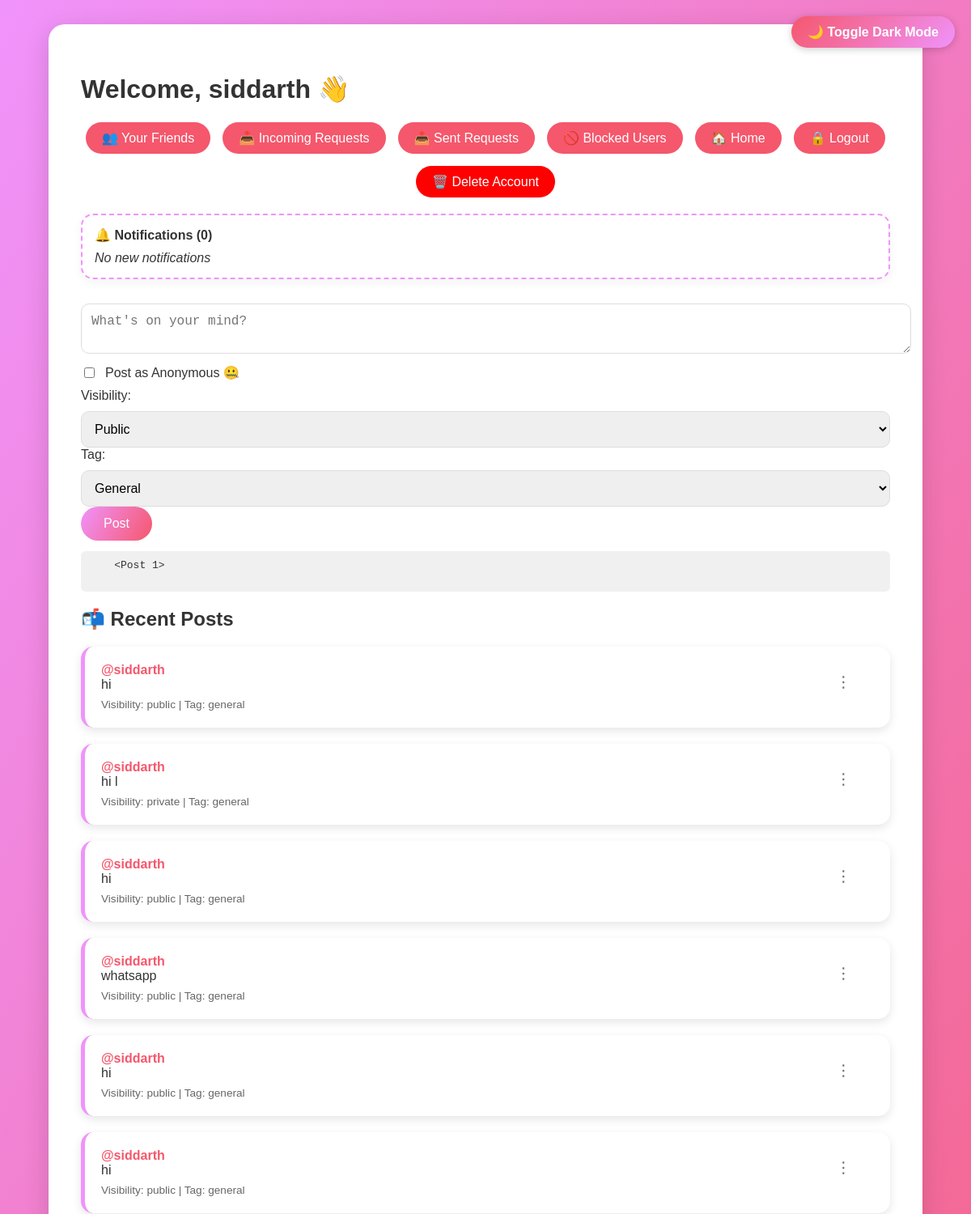
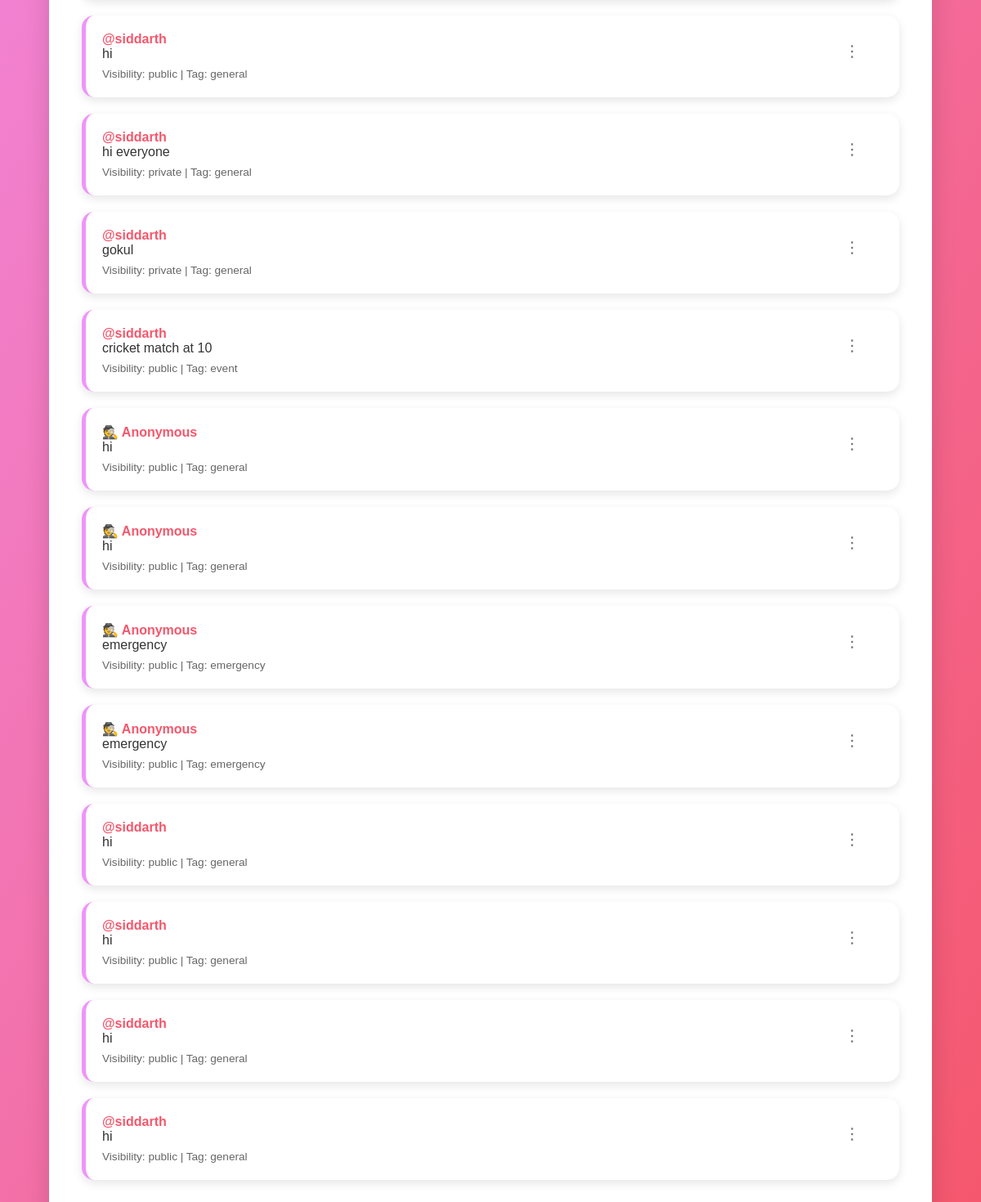
/inner_home (signed in), run on the app's committed database (2 pictures, top to bottom).
### app.py (models this page shows)
class User(db.Model):
    id = db.Column(db.Integer, primary_key=True)
    username = db.Column(db.String(20), unique=True, nullable=False)
    email = db.Column(db.String(120), unique=True, nullable=False)
    password = db.Column(db.String(60), nullable=False)
    latitude = db.Column(db.Float, default=12.9716)
    longitude = db.Column(db.Float, default=77.5946)
    mute_messages = db.Column(db.Boolean, default=False)
    mute_posts = db.Column(db.Boolean, default=False)
    mute_requests = db.Column(db.Boolean, default=False)

class Post(db.Model):
    id = db.Column(db.Integer, primary_key=True)
    content = db.Column(db.Text, nullable=False)
    username = db.Column(db.String(100), nullable=False)
    user_id = db.Column(db.Integer, db.ForeignKey('user.id'), nullable=False)
    visibility = db.Column(db.String(10), nullable=False, default='public')
    friend_ids = db.Column(db.Text, default='[]')
    tag = db.Column(db.String(50), default='general')
    is_anonymous = db.Column(db.Boolean, default=False)

### app.py (the view)
@app.route('/inner_home', methods=['GET'])
def inner_home():
    if 'user_id' not in session:
        flash('Please log in to access this page.', 'danger')
        return redirect(url_for('login'))
    user = db.session.get(User, session['user_id'])
    lat = float(request.args.get('lat', user.latitude))
    lon = float(request.args.get('lon', user.longitude))
    user.latitude = lat
    user.longitude = lon
    db.session.commit()
    blocked_usernames = session.get('blocked_users', [])
    all_posts = Post.query.all()
    visible_posts = []
    for post in all_posts:
        post_user = db.session.get(User, post.user_id)
        if post.username in blocked_usernames:
            continue
        if post.visibility == 'public':
            if within_10km(lat, lon, post_user.latitude, post_user.longitude):
                visible_posts.append(post)
        elif post.visibility == 'private':
            allowed_friends = json.loads(post.friend_ids)
            if user.id == post.user_id or user.id in allowed_friends:
                visible_posts.append(post)
    friend_links = Friend.query.filter_by(user_id=user.id).all()
    friend_ids = [f.friend_id for f in friend_links]
    received_requests = FriendRequest.query.filter_by(receiver_id=user.id, status='pending').all()
    sent_requests = FriendRequest.query.filter_by(sender_id=user.id, status='pending').all()
    confirmed_friends = User.query.filter(User.id.in_(friend_ids)).all()
    excluded_ids = (
            friend_ids +
            [r.receiver_id for r in sent_requests if r.status == 'pending'] +
            [r.sender_id for r in received_requests if r.status == 'pending']
    )
    all_users = User.query.filter(User.id != user.id, ~User.id.in_(excluded_ids)).all()
    sent_receiver_map = {u.id: u for u in User.query.filter(User.id.in_([r.receiver_id for r in sent_requests])).all()}
    print("🚨 DEBUG: Number of posts being passed to template =", len(visible_posts))
    return render_template(
        'inner_home.html',
        posts=visible_posts,
        username=user.username,
        friends=all_users,
        friend_requests=received_requests,
        sent_requests=sent_requests,
        confirmed_friends=confirmed_friends,
        users={u.id: u for u in User.query.all()},
        sent_users=sent_receiver_map,
        blocked_usernames=blocked_usernames
    )

### app.py (called while the page is built)
def within_10km(lat1, lon1, lat2, lon2):
    R = 6371
    dlat = radians(lat2 - lat1)
    dlon = radians(lon2 - lon1)
    a = sin(dlat/2)**2 + cos(radians(lat1)) * cos(radians(lat2)) * sin(dlon/2)**2
    c = 2 * asin(sqrt(a))
    return R * c <= 10

### templates/inner_home.html (shortened to what this page needs)
<!DOCTYPE html>
<html lang="en">
<head>
</head>
<body>
<button class="toggle-btn" onclick="toggleDarkMode()">
    <span id="theme-icon">🌙</span> Toggle Dark Mode
</button>
<div class="container">
    <h1>Welcome, {{ username }} 👋</h1>
    <div class="nav-links">
        <a href="/friends">👥 Your Friends</a>
        <a href="/friend_requests">📥 Incoming Requests</a>
        <a href="/sent_requests">📤 Sent Requests</a>
        <a href="/blocked_users">🚫 Blocked Users</a>
        <a href="/home">🏠 Home</a>
        <a href="/logout">🔒 Logout</a>
        <a href="/delete_account" class="delete-account">🗑️ Delete Account</a>
    </div>
    <div class="notification-box">
        <strong>🔔 Notifications <span id="notifCount">(0)</span></strong>
        <div id="notifBox" style="margin-top: 10px; max-height: 150px; overflow-y: auto;"></div>
    </div>
    <form method="POST" action="{{ url_for('post_message') }}">
        <textarea name="content" placeholder="What's on your mind?" required></textarea><br>
        <div class="form-group">
            <input type="checkbox" name="is_anonymous" value="true" id="is_anonymous">
            <label for="is_anonymous">Post as Anonymous 🤐</label>
        </div>
        <label for="visibility">Visibility:</label>
        <select name="visibility" id="visibility" onchange="toggleFriendList()" required>
            <option value="public">Public</option>
        </select><br>
        <label for="tag">Tag:</label>
        <select name="tag" id="tag" required>
            <option value="general">General</option>
        </select><br>
        <button type="submit">Post</button>
    </form>
    {% if posts and posts|length > 0 %}
    <pre style="text-align: left; background: #f0f0f0; padding: 10px; border-radius: 6px;">
    {{ posts[0] }}
    </pre>
    {% endif %}
    <h2>📬 Recent Posts</h2>
    {% for post in posts %}
    <div class="post" data-user="{{ post.username }}">
        <div>
            <strong>{% if post.is_anonymous %}🕵️ Anonymous{% else %}@{{ post.username }}{% endif %}</strong>
            <button class="options-button" onclick="toggleMenu(this)">⋮</button>
        </div>
        <div>{{ post.content }}</div>
        <small>Visibility: {{ post.visibility }}{% if post.tag %} | Tag: {{ post.tag }}{% endif %}</small>
    </div>
    {% else %}
    <p>No posts yet.</p>
    {% endfor %}
</div>
</body>
</html>

### templates/inner_home.html (style rules this page uses)
body { font-family: 'Arial', sans-serif; margin: 0; padding: 0; min-height: 100vh; background: linear-gradient(120deg, #f093fb 0%, #f5576c 100%); display: flex; justify-content: center; align-items: center; color: #333; transition: background-color 0.4s ease, color 0.4s ease; }
.container { background: white; width: 90%; max-width: 1000px; border-radius: 20px; box-shadow: 0 8px 30px rgba(0, 0, 0, 0.15); padding: 40px; margin: 30px 0; transition: background-color 0.4s ease, color 0.4s ease; }
.toggle-btn { position: fixed; top: 20px; right: 20px; padding: 10px 20px; border: none; border-radius: 30px; background: linear-gradient(135deg, #f5576c 0%, #f093fb 100%); color: white; font-weight: 600; cursor: pointer; box-shadow: 0 2px 10px rgba(0,0,0,0.2); transition: all 0.3s ease; z-index: 999; }
.nav-links { display: flex; flex-wrap: wrap; gap: 15px; justify-content: center; margin: 20px 0; }
.nav-links a { text-decoration: none; color: white; background-color: #f5576c; padding: 10px 20px; border-radius: 30px; transition: background 0.3s ease; display: flex; align-items: center; gap: 8px; }
.nav-links a.delete-account { background-color: red; }
textarea, select { width: 100%; padding: 12px; font-size: 1rem; margin-top: 10px; border-radius: 10px; border: 1px solid #ddd; transition: border-color 0.3s ease; }
button { background: linear-gradient(120deg, #f093fb 0%, #f5576c 100%); color: white; border: none; padding: 12px 28px; border-radius: 30px; font-size: 1rem; cursor: pointer; transition: background 0.3s ease, transform 0.2s ease; }
.form-group { display: flex; align-items: center; gap: 10px; margin: 10px 0; }
.post { background: #fff; border-left: 5px solid #f093fb; border-radius: 15px; padding: 20px; margin: 20px 0; box-shadow: 0 4px 12px rgba(0,0,0,0.1); position: relative; }
.post strong { font-weight: bold; color: #f5576c; }
.post small { display: inline-block; margin-top: 8px; font-size: 0.85rem; color: #666; }
.options-button { background: transparent; border: none; font-size: 1.2rem; color: #666; cursor: pointer; float: right; }
.notification-box { background: #fff; border: 2px dashed #f093fb; padding: 15px; border-radius: 15px; margin-bottom: 20px; text-align: left; box-shadow: 0 4px 12px rgba(0,0,0,0.05); }

### data on the page
User: username "siddarth"
Post: username "siddarth", content "hi", visibility "public", tag "general"
Post: username "siddarth", content "hi l", visibility "private", tag "general"
Post: username "siddarth", content "hi", visibility "public", tag "general"
Post: username "siddarth", content "whatsapp", visibility "public", tag "general"
Post: username "siddarth", content "hi", visibility "public", tag "general"
Post: username "siddarth", content "hi", visibility "public", tag "general"
Post: username "siddarth", content "hi", visibility "public", tag "general"
Post: username "siddarth", content "hi everyone", visibility "private", tag "general"
Post: username "siddarth", content "gokul", visibility "private", tag "general"
Post: username "siddarth", content "cricket match at 10", visibility "public", tag "event"
Post: is_anonymous "🕵️ Anonymous", content "hi", visibility "public", tag "general"
Post: is_anonymous "🕵️ Anonymous", content "hi", visibility "public", tag "general"
Post: is_anonymous "🕵️ Anonymous", content "emergency", visibility "public", tag "emergency"
Post: is_anonymous "🕵️ Anonymous", content "emergency", visibility "public", tag "emergency"
Post: username "siddarth", content "hi", visibility "public", tag "general"
Post: username "siddarth", content "hi", visibility "public", tag "general"
Post: username "siddarth", content "hi", visibility "public", tag "general"
Post: username "siddarth", content "hi", visibility "public", tag "general"

### other printed values
{{ posts[0] }} "<Post 1>"
